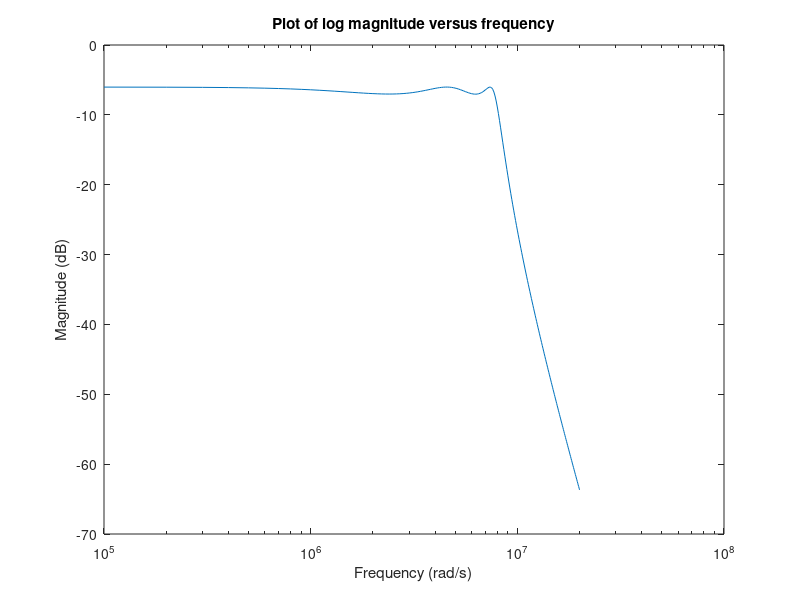

MATLAB code for this plot:
    
% take the input f and Vin and output the output voltage of the circuit Vout 

%define input frequency
f = linspace(100000,20000000,200);

Vin = 5; %define the input voltage

% set up a loop so that the function repeats for the whole frequency range
% of 100kHZ to 20MHz
for i = 1:length(f) 

    %define w in rad/sec
    w = 2*pi * f(i) ;

%define impedances
    r = 50;
    l = 1.12e-6*w*1i;
    c = 1/ (8.78e-10*w*1i);
    c2 = 1/ (1.23e-9*w*1i);


% matrix A from part a) calculations
A = [((1/r)+(1/l)+(1/c)) (-1/l) (0); 
    (-1/l) ((1/l)+(1/l)+(1/c2)) (-1/l);
    (0) (-1/l) ((1/l)+(1/r)+(1/c))] ;




% vector for the right hand side of the system
RHS = [Vin/r 0 0]';

% solve the system of equations for the output voltage
V = A\RHS;

%store the output voltage from each loop in a new vector that will be
%plotted
Vout(i) = abs(V(3));

end

% define a variable for the log magnitude of the output voltage
Vdb = 20* log10(Vout/Vin)


%plot the output voltage vs frequency on a log scale with a title and axis
%label
semilogx(f,Vdb)
xlabel('Frequency (rad/s)')
ylabel('Magnitude (dB)')
title('Plot of log magnitude versus frequency')
output = Vout;
